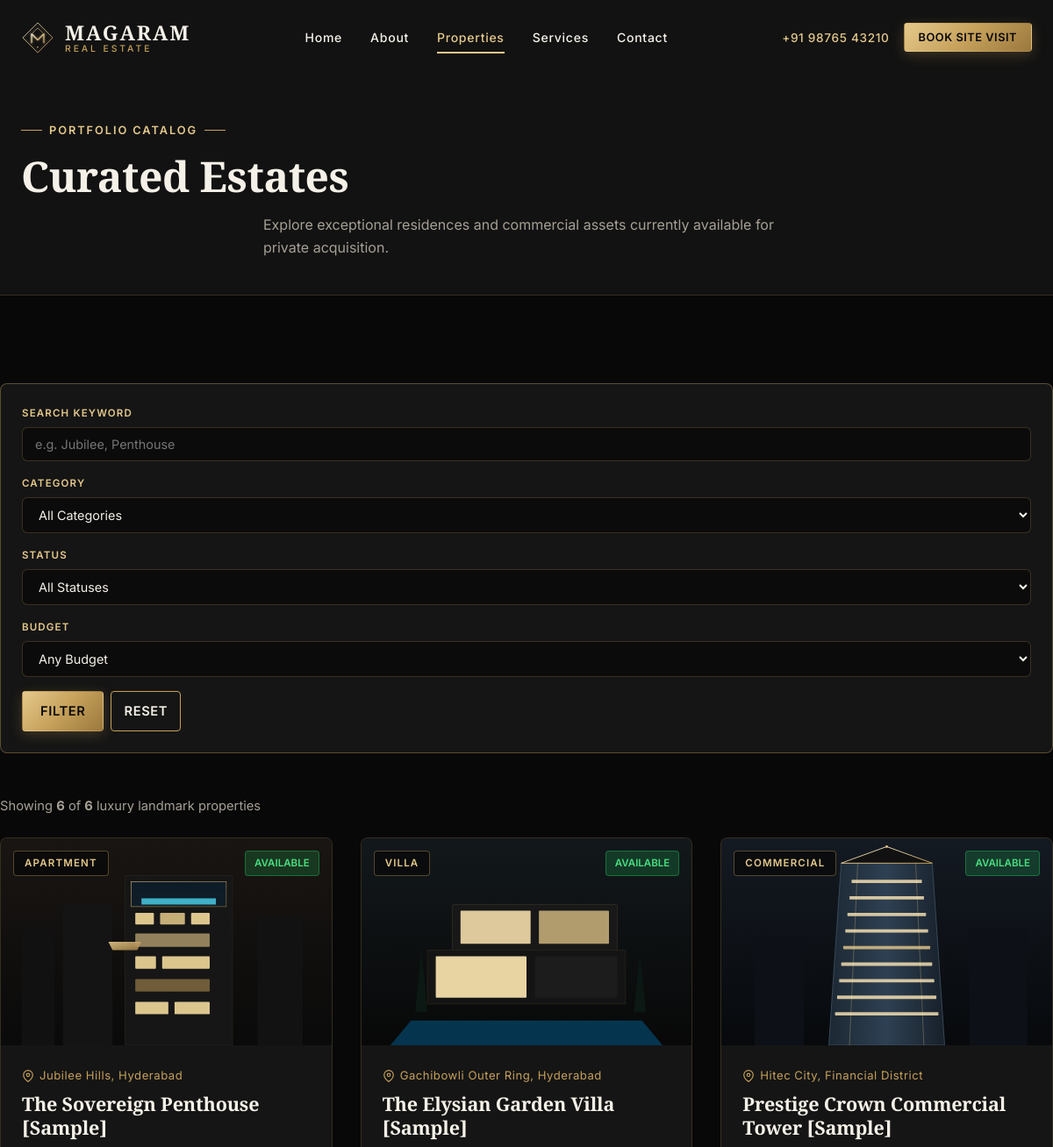
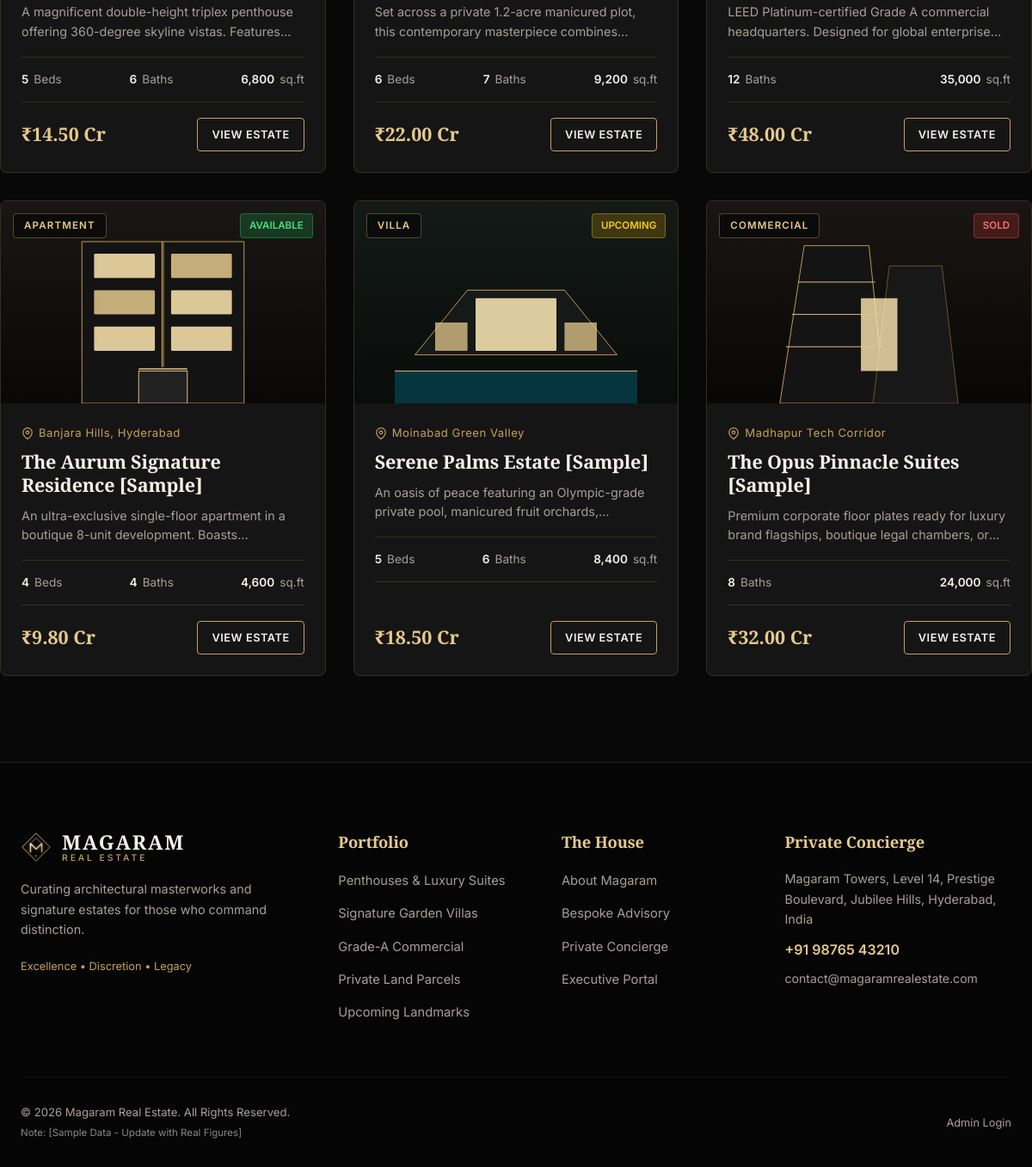
/properties.php, run on an earlier commit of the app's database (2 pictures, top to bottom).
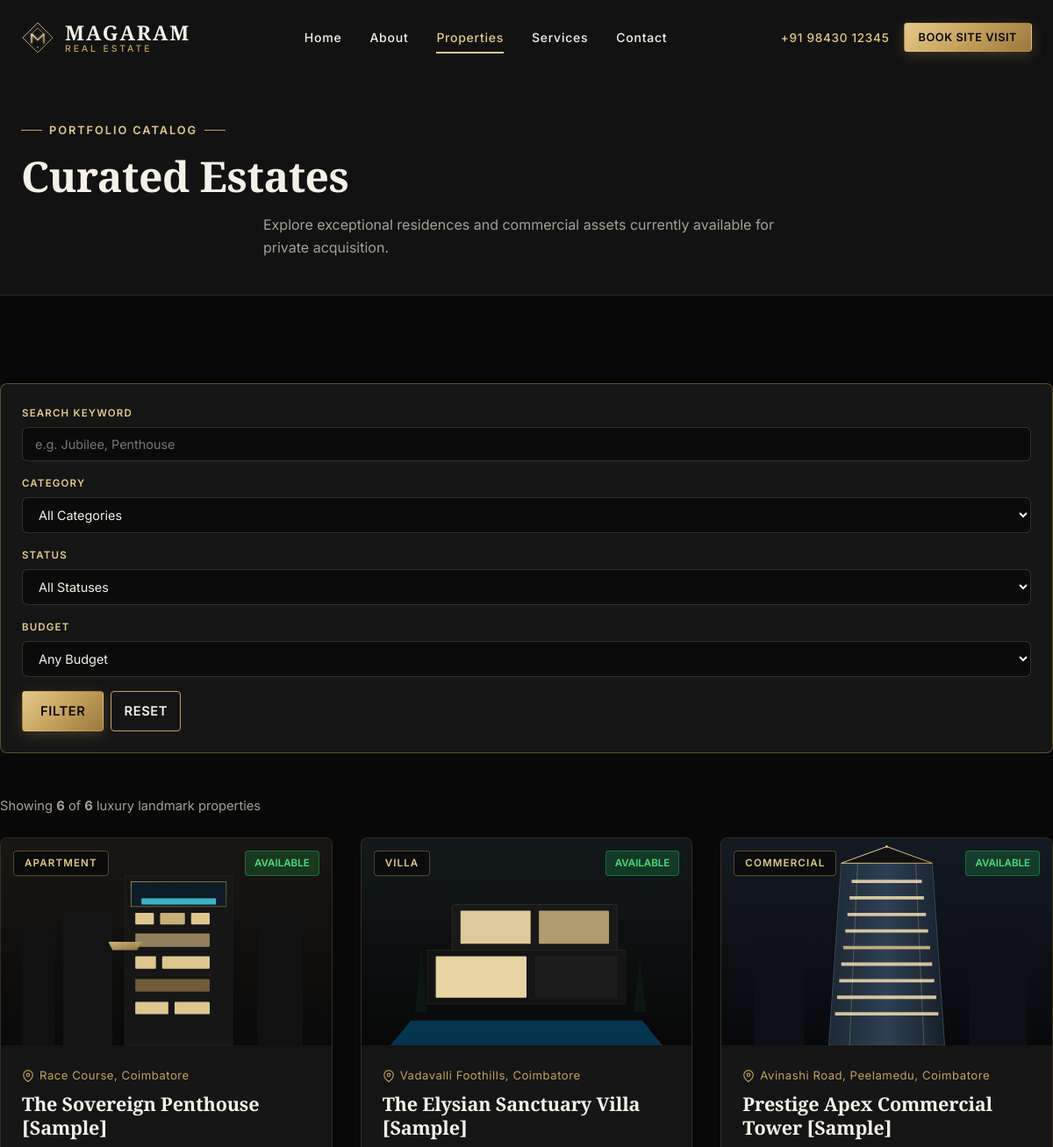
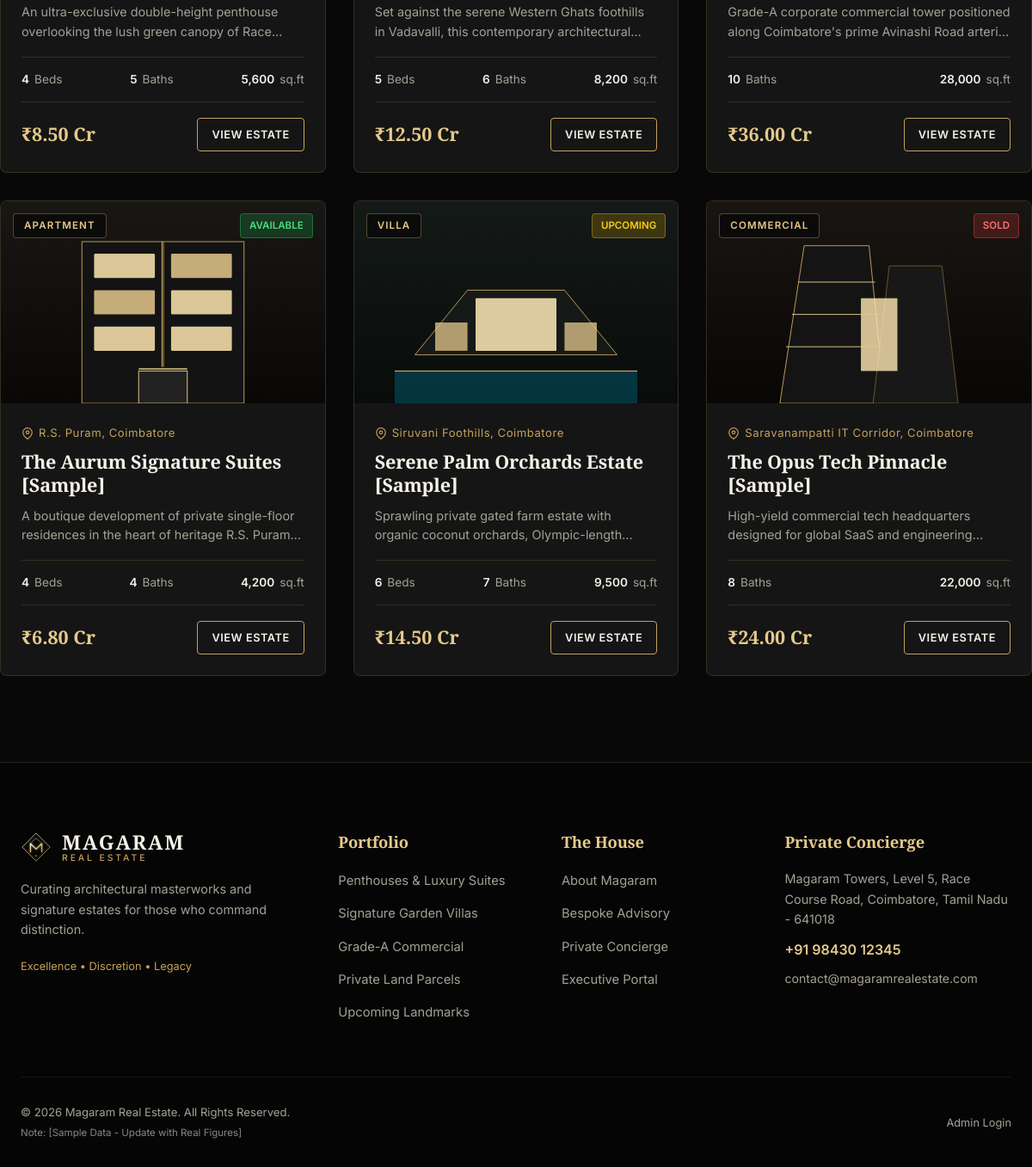
And on a later commit of the database (2 pictures, top to bottom).
### tables this page shows
CREATE TABLE IF NOT EXISTS `properties` (
    `id` INT AUTO_INCREMENT PRIMARY KEY,
    `title` VARCHAR(255) NOT NULL,
    `slug` VARCHAR(255) NOT NULL UNIQUE,
    `category` ENUM('Residential', 'Commercial', 'Villa', 'Apartment', 'Plot') NOT NULL DEFAULT 'Residential',
    `location` VARCHAR(255) NOT NULL,
    `price` DECIMAL(14,2) NOT NULL DEFAULT 0.00,
    `price_display` VARCHAR(100) DEFAULT NULL,
    `area_sqft` INT NOT NULL DEFAULT 0,
    `bedrooms` INT NOT NULL DEFAULT 0,
    `bathrooms` INT NOT NULL DEFAULT 0,
    `description` TEXT NOT NULL,
    `status` ENUM('Available', 'Sold', 'Upcoming') NOT NULL DEFAULT 'Available',
    `is_featured` TINYINT(1) NOT NULL DEFAULT 0,
    `is_sample` TINYINT(1) NOT NULL DEFAULT 1,
    `created_at` DATETIME DEFAULT CURRENT_TIMESTAMP,
    `updated_at` DATETIME DEFAULT CURRENT_TIMESTAMP ON UPDATE CURRENT_TIMESTAMP,
    INDEX `idx_category` (`category`),
    INDEX `idx_status` (`status`),
    INDEX `idx_featured` (`is_featured`)
);

### includes/functions.php (called while the page is built, shortened)
<?php
function e(?string $string): string {
    return htmlspecialchars($string ?? '', ENT_QUOTES, 'UTF-8');
}
function clean_string(?string $input): string {
    return trim(strip_tags($input ?? ''));
}
function get_all_settings(): array {
    $defaults = [
        'site_name' => 'Magaram Real Estate',
        'tagline' => 'Curating Extraordinary Living Spaces in Coimbatore',
        'contact_email' => 'contact@magaramrealestate.com',
        'contact_phone' => '+91 98430 12345',
        'office_address' => 'Magaram Towers, Level 5, Race Course Road, Coimbatore, Tamil Nadu - 641018',
        'hero_headline_1' => 'Experience',
        'hero_headline_2' => 'Luxury Living',
        'hero_subtext' => 'Bespoke residences, signature penthouses, and prime commercial estates crafted with architectural precision.',
        'show_stats' => '1',
        'stats_note' => '[Sample Data - Update with Real Figures]',
        'stat_1_val' => '15+',
        'stat_1_lbl' => 'Years of Heritage [Sample]',
        'stat_2_val' => '75+',
        'stat_2_lbl' => 'Bespoke Projects [Sample]',
        'stat_3_val' => '₹350Cr+',
        'stat_3_lbl' => 'Properties Transacted [Sample]',
        'stat_4_val' => '99.2%',
        'stat_4_lbl' => 'Client Satisfaction [Sample]',
        'show_testimonials' => '1',
        'about_preview' => 'At Magaram Real Estate, we bridge discerning patrons with timeless architectural masterworks across Coimbatore and the Western Ghats. Our portfolio is curated exclusively for those who view real estate not simply as assets, but as legacies of distinction.',
        'map_embed_url' => 'https://www.google.com/maps/embed?pb=!1m18!1m12!1m3!1d3916.326292398491!2d76.9712165757467!3d11.01183348915159!2m3!1f0!2f0!3f0!3m2!1i1024!2i768!4f13.1!3m3!1m2!1s0x3ba859ad33cfd2db%3A0x8aa50c60f4ff2b7!2sRace%20Course%2C%20Coimbatore%2C%20Tamil%20Nadu!5e0!3m2!1sen!2sin!4v1700000000000!5m2!1sen!2sin'
    ];
    $db = get_db();
    try {
        $stmt = $db->query("SELECT setting_key, setting_value FROM settings");
        while ($row = $stmt->fetch()) {
            $defaults[$row['setting_key']] = $row['setting_value'];
        }
    } catch (Exception $e) {
    }
    return $defaults;
}

### properties.php (the view, shortened to what this page needs)
<?php
require_once __DIR__ . '/includes/functions.php';
$db = get_db();
$keyword = clean_string($_GET['q'] ?? '');
$page = max(1, (int)($_GET['page'] ?? 1));
$perPage = 6;
$offset = ($page - 1) * $perPage;
$properties = [];
$totalProperties = 0;
if ($db) {
    try {
        $where = ["1=1"];
        $params = [];
        $whereClause = implode(" AND ", $where);
        $countStmt = $db->prepare("SELECT COUNT(*) FROM properties p WHERE {$whereClause}");
        $countStmt->execute($params);
        $totalProperties = (int)$countStmt->fetchColumn();
        $sql = "
            SELECT p.*,
                   COALESCE(pi.image_path, CONCAT('assets/img/property-', p.id, '.svg')) AS cover_image
            FROM properties p
            LEFT JOIN property_images pi ON p.id = pi.property_id AND pi.is_cover = 1
            WHERE {$whereClause}
            ORDER BY p.is_featured DESC, p.created_at DESC
            LIMIT :limit OFFSET :offset
        ";
        $stmt = $db->prepare($sql);
        $stmt->bindValue(':limit', $perPage, PDO::PARAM_INT);
        $stmt->bindValue(':offset', $offset, PDO::PARAM_INT);
        $stmt->execute();
        $properties = $stmt->fetchAll();
    } catch (Exception $e) {
        $properties = [];
    }
}
require_once __DIR__ . '/includes/header.php';
?>
<div style="padding-top: 130px; background: var(--bg-surface); padding-bottom: 40px; border-bottom: 1px solid var(--border-subtle);">
    <div class="container text-center">
        <span class="section-tag">Portfolio Catalog</span>
        <h1 style="font-size: 3rem; margin-bottom: 12px;">Curated Estates</h1>
        <p style="color: var(--text-muted); max-width: 600px; margin: 0 auto;">
            Explore exceptional residences and commercial assets currently available for private acquisition.
        </p>
    </div>
</div>
<div class="container section-padding">
    <div style="background: var(--bg-card); border: 1px solid var(--border-gold); border-radius: 8px; padding: 24px; margin-bottom: 48px;">
        <form method="GET" action="properties.php" style="display: grid; grid-template-columns: repeat(auto-fit, minmax(200px, 1fr)) auto; gap: 16px; align-items: flex-end;">
            <div class="search-field">
                <label for="f-kw">Search Keyword</label>
                <input type="text" id="f-kw" name="q" value="<?= e($keyword); ?>" placeholder="e.g. Jubilee, Penthouse">
            </div>
            <div class="search-field">
                <label for="f-cat">Category</label>
                <select id="f-cat" name="category">
                    <option value="">All Categories</option>
                </select>
            </div>
            <div class="search-field">
                <label for="f-status">Status</label>
                <select id="f-status" name="status">
                    <option value="">All Statuses</option>
                </select>
            </div>
            <div class="search-field">
                <label for="f-budget">Budget</label>
                <select id="f-budget" name="budget">
                    <option value="">Any Budget</option>
                </select>
            </div>
            <div style="display: flex; gap: 8px;">
                <button type="submit" class="btn btn-primary" style="padding: 10px 20px;">Filter</button>
                <a href="properties.php" class="btn btn-outline" style="padding: 10px 14px;" title="Reset filters">Reset</a>
            </div>
        </form>
    </div>
    <div style="margin-bottom: 24px; color: var(--text-muted); font-size: 0.92rem; display: flex; justify-content: space-between; align-items: center;">
        <span>Showing <strong><?= count($properties); ?></strong> of <strong><?= $totalProperties; ?></strong> luxury landmark properties</span>
    </div>
    <?php if (empty($properties)): ?>
        <div style="text-align: center; padding: 60px 20px; background: var(--bg-card); border: 1px dashed var(--border-gold); border-radius: 8px;">
            <h3 style="font-size: 1.5rem; margin-bottom: 8px;">No Properties Match Your Selection</h3>
            <p style="color: var(--text-muted); margin-bottom: 20px;">We hold unlisted off-market opportunities that may meet your specifications.</p>
            <a href="properties.php" class="btn btn-outline btn-sm">View All Properties</a>
        </div>
    <?php else: ?>
        <div class="properties-grid">
            <?php foreach ($properties as $prop): ?>
                <?php
                    $coverImg = !empty($prop['cover_image']) ? $prop['cover_image'] : 'assets/img/property-1.svg';
                    $statusClass = 'status-' . strtolower($prop['status']);
                ?>
                <article class="property-card">
                    <div class="property-image-box">
                        <img src="<?= BASE_URL . '/' . e($coverImg); ?>" alt="<?= e($prop['title']); ?>" loading="lazy">
                        <span class="property-badge"><?= e($prop['category']); ?></span>
                        <span class="property-status-badge <?= $statusClass; ?>"><?= e($prop['status']); ?></span>
                    </div>
                    <div class="property-body">
                        <div class="property-location">
                            <svg width="14" height="14" viewBox="0 0 24 24" fill="none" stroke="currentColor" stroke-width="2">
                                <path d="M21 10c0 7-9 13-9 13s-9-6-9-13a9 9 0 0 1 18 0z"></path>
                                <circle cx="12" cy="10" r="3"></circle>
                            </svg>
                            <?= e($prop['location']); ?>
                        </div>
                        <h3 class="property-title">
                            <a href="<?= BASE_URL; ?>/property.php?slug=<?= e($prop['slug']); ?>">
                                <?= e($prop['title']); ?>
                            </a>
                        </h3>
                        <p class="property-description-preview">
                            <?= e($prop['description']); ?>
                        </p>
                        <div class="property-specs-row">
                            <?php if ($prop['bedrooms'] > 0): ?>
                                <div class="spec-item">
                                    <strong><?= $prop['bedrooms']; ?></strong> Beds
                                </div>
                            <?php endif; ?>
                            <?php if ($prop['bathrooms'] > 0): ?>
                                <div class="spec-item">
                                    <strong><?= $prop['bathrooms']; ?></strong> Baths
                                </div>
                            <?php endif; ?>
                            <div class="spec-item">
                                <strong><?= number_format($prop['area_sqft']); ?></strong> sq.ft
                            </div>
                        </div>
                        <div class="property-footer">
                            <div class="property-price">
                                <?= e($prop['price_display'] ?? format_inr((float)$prop['price'])); ?>
                            </div>
                            <a href="<?= BASE_URL; ?>/property.php?slug=<?= e($prop['slug']); ?>" class="btn btn-outline btn-sm">
                                View Estate
                            </a>
                        </div>
                    </div>
                </article>
            <?php endforeach; ?>
        </div>
    <?php endif; ?>
</div>
<?php require_once __DIR__ . '/includes/footer.php'; ?>

### includes/header.php (shortened to what this page needs)
<?php
require_once __DIR__ . '/functions.php';
$settings = get_all_settings();
$currentPage = basename($_SERVER['PHP_SELF'], '.php');
?>
<!DOCTYPE html>
<html lang="en">
<head>
    <link rel="stylesheet" href="<?= BASE_URL; ?>/assets/css/style.css">
</head>
<body>
<header class="site-header" id="main-header">
    <div class="container nav-container">
        <a href="<?= BASE_URL; ?>/index.php" class="brand-logo" aria-label="Magaram Real Estate Home">
            <img src="<?= BASE_URL; ?>/assets/img/magaram-logo.svg" alt="Magaram Crest" width="38" height="38">
            <div class="brand-title">
                MAGARAM
                <span class="brand-sub">REAL ESTATE</span>
            </div>
        </a>
        <nav class="nav-menu" id="primary-navigation">
            <a href="<?= BASE_URL; ?>/index.php" class="nav-link <?= ($currentPage === 'index' || $currentPage === '') ? 'active' : ''; ?>">Home</a>
            <a href="<?= BASE_URL; ?>/about.php" class="nav-link <?= ($currentPage === 'about') ? 'active' : ''; ?>">About</a>
            <a href="<?= BASE_URL; ?>/properties.php" class="nav-link <?= ($currentPage === 'properties' || $currentPage === 'property') ? 'active' : ''; ?>">Properties</a>
            <a href="<?= BASE_URL; ?>/services.php" class="nav-link <?= ($currentPage === 'services') ? 'active' : ''; ?>">Services</a>
            <a href="<?= BASE_URL; ?>/contact.php" class="nav-link <?= ($currentPage === 'contact') ? 'active' : ''; ?>">Contact</a>
        </nav>
        <div class="nav-actions">
            <a href="tel:<?= preg_replace('/[^0-9+]/', '', $settings['contact_phone']); ?>" class="nav-link phone-link" style="font-size: 0.85rem; color: var(--gold-bright);">
                <?= e($settings['contact_phone']); ?>
            </a>
            <button type="button" class="btn btn-primary btn-sm" data-open-modal="modal-site-visit">
                Book Site Visit
            </button>
        </div>
    </div>
</header>

### includes/footer.php (shortened to what this page needs)
<?php
require_once __DIR__ . '/functions.php';
$settings = get_all_settings();
?>
<footer class="site-footer">
    <div class="container">
        <div class="footer-grid">
            <div class="footer-col">
                <a href="<?= BASE_URL; ?>/index.php" class="brand-logo" style="margin-bottom: 18px;">
                    <img src="<?= BASE_URL; ?>/assets/img/magaram-logo.svg" alt="Magaram Crest" width="36" height="36">
                    <div class="brand-title">
                        MAGARAM
                        <span class="brand-sub">REAL ESTATE</span>
                    </div>
                </a>
                <p style="color: var(--text-muted); font-size: 0.9rem; margin-bottom: 20px;">
                    Curating architectural masterworks and signature estates for those who command distinction.
                </p>
                <div style="font-size: 0.8rem; color: var(--gold-primary);">
                    Excellence &bull; Discretion &bull; Legacy
                </div>
            </div>
            <div class="footer-col">
                <h4>Portfolio</h4>
                <ul class="footer-links">
                    <li><a href="<?= BASE_URL; ?>/properties.php?category=Apartment">Penthouses & Luxury Suites</a></li>
                    <li><a href="<?= BASE_URL; ?>/properties.php?category=Villa">Signature Garden Villas</a></li>
                    <li><a href="<?= BASE_URL; ?>/properties.php?category=Commercial">Grade-A Commercial</a></li>
                    <li><a href="<?= BASE_URL; ?>/properties.php?category=Plot">Private Land Parcels</a></li>
                    <li><a href="<?= BASE_URL; ?>/properties.php?status=Upcoming">Upcoming Landmarks</a></li>
                </ul>
            </div>
            <div class="footer-col">
                <h4>The House</h4>
                <ul class="footer-links">
                    <li><a href="<?= BASE_URL; ?>/about.php">About Magaram</a></li>
                    <li><a href="<?= BASE_URL; ?>/services.php">Bespoke Advisory</a></li>
                    <li><a href="<?= BASE_URL; ?>/contact.php">Private Concierge</a></li>
                    <li><a href="<?= BASE_URL; ?>/admin/login.php">Executive Portal</a></li>
                </ul>
            </div>
            <div class="footer-col">
                <h4>Private Concierge</h4>
                <p style="color: var(--text-muted); font-size: 0.9rem; margin-bottom: 10px;">
                    <?= e($settings['office_address']); ?>
                </p>
                <p style="margin-bottom: 6px;">
                    <a href="tel:<?= preg_replace('/[^0-9+]/', '', $settings['contact_phone']); ?>" style="color: var(--gold-bright); font-weight: 600;">
                        <?= e($settings['contact_phone']); ?>
                    </a>
                </p>
                <p>
                    <a href="mailto:<?= e($settings['contact_email']); ?>" style="color: var(--text-muted); font-size: 0.88rem;">
                        <?= e($settings['contact_email']); ?>
                    </a>
                </p>
            </div>
        </div>
        <div class="footer-bottom">
            <div>
                &copy; <?= date('Y'); ?> <?= e($settings['site_name']); ?>. All Rights Reserved.
                <?php if (!empty($settings['stats_note'])): ?>
                    <span style="display: block; font-size: 0.72rem; color: #888; margin-top: 4px;">
                        Note: <?= e($settings['stats_note']); ?>
                    </span>
                <?php endif; ?>
            </div>
            <div style="display: flex; gap: 20px;">
                <a href="<?= BASE_URL; ?>/admin/login.php" style="color: var(--text-muted); font-size: 0.8rem;">Admin Login</a>
            </div>
        </div>
    </div>
</footer>
</body>
</html>

What changed in the data, as far as the page shows it:
changed properties "The Sovereign Penthouse [Sample]": location "Jubilee Hills, Hyderabad" → "Race Course, Coimbatore"; description "A magnificent double-height triplex penthouse offering 360-degree skyline vistas.…" → "An ultra-exclusive double-height penthouse overlooking the lush green canopy of…"; bedrooms "5" → "4"; bathrooms "6" → "5"; area_sqft "6,800" → "5,600"; price_display "₹14.50 Cr" → "₹8.50 Cr"
changed properties: location "Gachibowli Outer Ring, Hyderabad" → "Vadavalli Foothills, Coimbatore"; title "The Elysian Garden Villa [Sample]" → "The Elysian Sanctuary Villa [Sample]"; description "Set across a private 1.2-acre manicured plot, this contemporary masterpiece…" → "Set against the serene Western Ghats foothills in Vadavalli, this contemporary…"; bedrooms "6" → "5"; bathrooms "7" → "6"; area_sqft "9,200" → "8,200"; price_display "₹22.00 Cr" → "₹12.50 Cr"
changed properties: location "Hitec City, Financial District" → "Avinashi Road, Peelamedu, Coimbatore"; title "Prestige Crown Commercial Tower [Sample]" → "Prestige Apex Commercial Tower [Sample]"; description "LEED Platinum-certified Grade A commercial headquarters. Designed for global…" → "Grade-A corporate commercial tower positioned along Coimbatore's prime Avinashi Road…"; bathrooms "12" → "10"; area_sqft "35,000" → "28,000"; price_display "₹48.00 Cr" → "₹36.00 Cr"
changed properties: location "Banjara Hills, Hyderabad" → "R.S. Puram, Coimbatore"; title "The Aurum Signature Residence [Sample]" → "The Aurum Signature Suites [Sample]"; description "An ultra-exclusive single-floor apartment in a boutique 8-unit development.…" → "A boutique development of private single-floor residences in the heart of heritage R.S.…"; area_sqft "4,600" → "4,200"; price_display "₹9.80 Cr" → "₹6.80 Cr"
changed properties "UPCOMING": location "Moinabad Green Valley" → "Siruvani Foothills, Coimbatore"; title "Serene Palms Estate [Sample]" → "Serene Palm Orchards Estate [Sample]"; description "An oasis of peace featuring an Olympic-grade private pool, manicured fruit…" → "Sprawling private gated farm estate with organic coconut orchards,…"; bedrooms "5" → "6"; bathrooms "6" → "7"; area_sqft "8,400" → "9,500"; price_display "₹18.50 Cr" → "₹14.50 Cr"
changed properties "SOLD": location "Madhapur Tech Corridor" → "Saravanampatti IT Corridor, Coimbatore"; title "The Opus Pinnacle Suites [Sample]" → "The Opus Tech Pinnacle [Sample]"; description "Premium corporate floor plates ready for luxury brand flagships, boutique legal chambers,…" → "High-yield commercial tech headquarters designed for global SaaS and…"; area_sqft "24,000" → "22,000"; price_display "₹32.00 Cr" → "₹24.00 Cr"
Also different on the page:
$settings['contact_phone']: "+91 98765 43210" → "+91 98430 12345"
$settings['office_address']: "Magaram Towers, Level 14, Prestige Boulevard, Jubilee Hills, Hyderabad, India" → "Magaram Towers, Level 5, Race Course Road, Coimbatore, Tamil Nadu - 641018"
